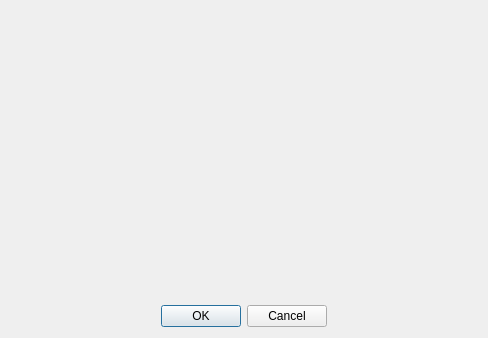
<?xml version="1.0" encoding="UTF-8"?>
<ui version="4.0">
 <class>LegendChoice</class>
 <widget class="QDialog" name="LegendChoice">
  <property name="geometry">
   <rect>
    <x>0</x>
    <y>0</y>
    <width>488</width>
    <height>338</height>
   </rect>
  </property>
  <property name="windowTitle">
   <string>Dialog</string>
  </property>
  <layout class="QGridLayout" name="gridLayout_2">
   <item row="0" column="0">
    <layout class="QGridLayout" name="gridLayout">
     <item row="0" column="0">
      <widget class="QWidget" name="m_widget" native="true">
       <property name="minimumSize">
        <size>
         <width>450</width>
         <height>280</height>
        </size>
       </property>
      </widget>
     </item>
     <item row="1" column="0">
      <layout class="QHBoxLayout" name="horizontalLayout">
       <item>
        <spacer name="horizontalSpacer">
         <property name="orientation">
          <enum>Qt::Horizontal</enum>
         </property>
         <property name="sizeHint" stdset="0">
          <size>
           <width>24</width>
           <height>20</height>
          </size>
         </property>
        </spacer>
       </item>
       <item>
        <widget class="QPushButton" name="m_okPushButton">
         <property name="text">
          <string>OK</string>
         </property>
        </widget>
       </item>
       <item>
        <widget class="QPushButton" name="m_cancelPushButton">
         <property name="text">
          <string>Cancel</string>
         </property>
        </widget>
       </item>
       <item>
        <spacer name="horizontalSpacer_2">
         <property name="orientation">
          <enum>Qt::Horizontal</enum>
         </property>
         <property name="sizeHint" stdset="0">
          <size>
           <width>24</width>
           <height>20</height>
          </size>
         </property>
        </spacer>
       </item>
      </layout>
     </item>
    </layout>
   </item>
  </layout>
 </widget>
 <resources/>
 <connections/>
</ui>
